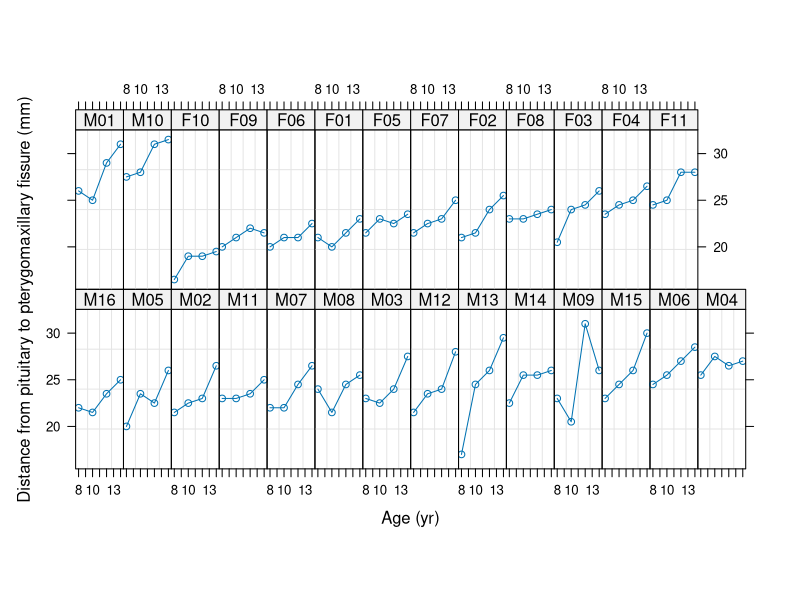
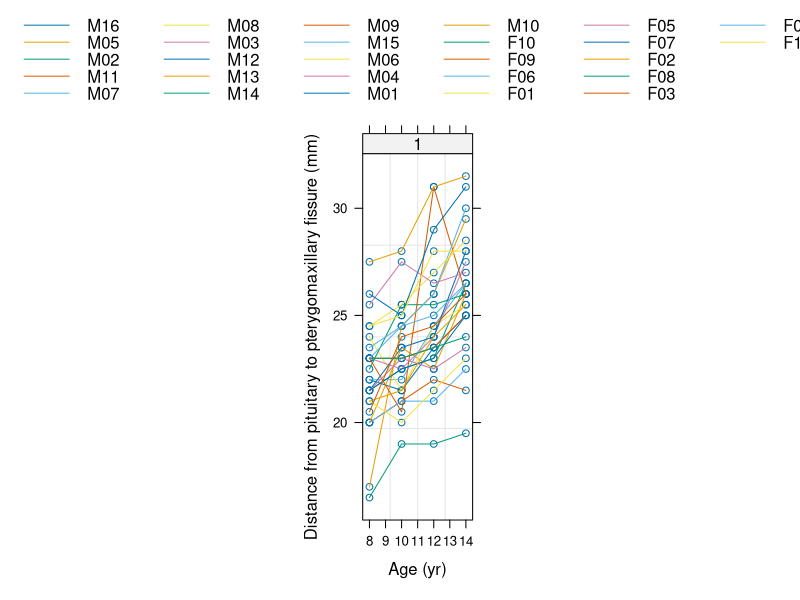
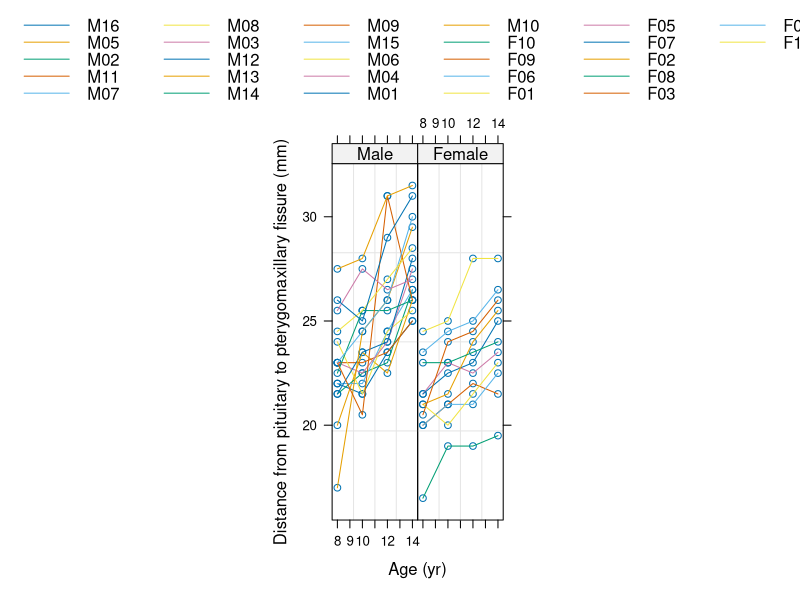
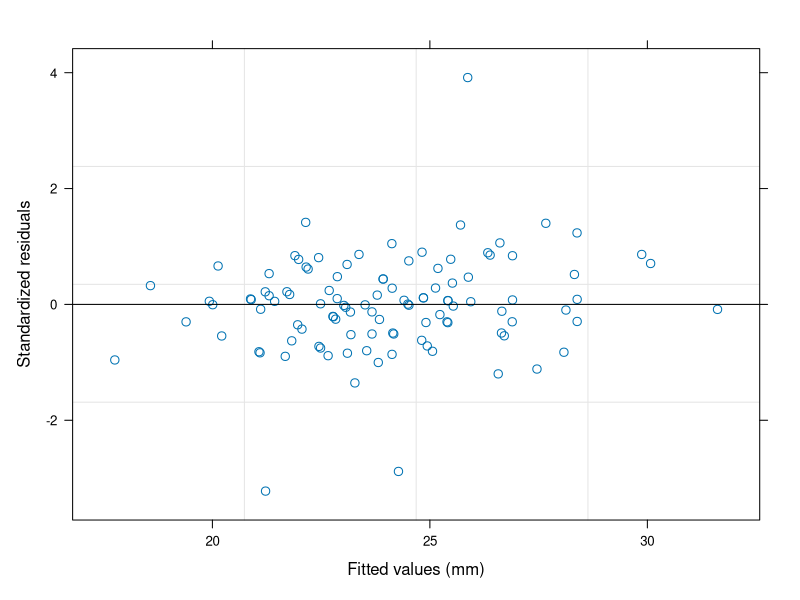
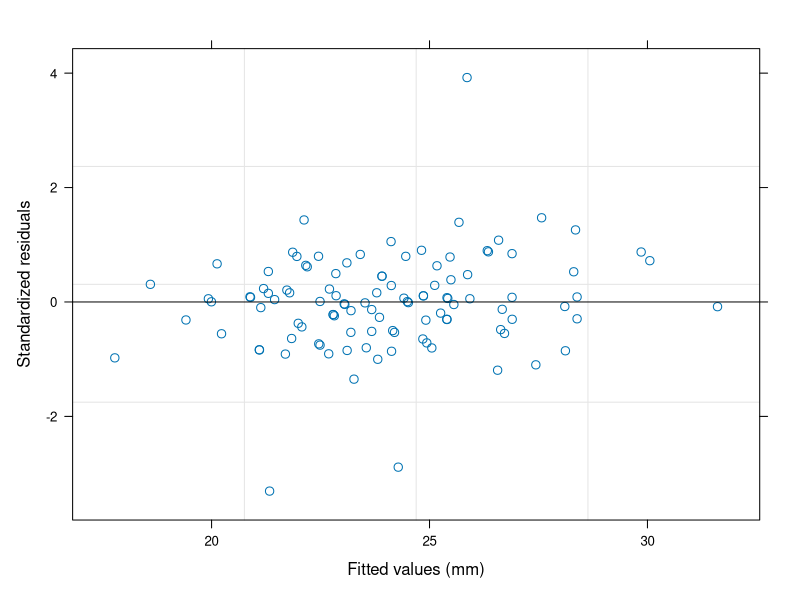
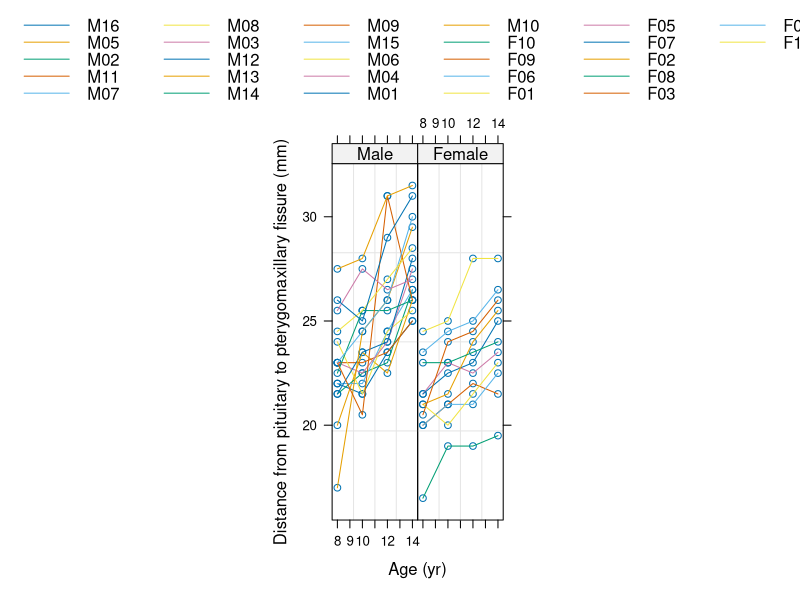

Write the R code that produced these figures, in order.

#Q1
library(nlme)

data("Orthodont")

?Orthodont
summary(Orthodont)
str(Orthodont)
plot(Orthodont)

#Q2?
plot(Orthodont,outer=1)
plot(Orthodont,outer=~Sex)

#Q3
fit.lme<- lme(distance~age,data=Orthodont,random=~age)

fit.lme
summary(fit.lme)
plot(fit.lme)

(0.7752460/16.761111)*100

#Q4
fit.lme2<- lme(distance~age,data=Orthodont,random=~age,method="ML")
#ou
fit.lme2<- update(fit.lme,method="ML")

fit.lme2
summary(fit.lme2)
plot(fit.lme2)

#Q5
plot(Orthodont,outer=~Sex)

fit.sex<- lme(distance~age*Sex,data=Orthodont,random=~age,method="ML")
#ou
# fit.sex<-update(fit.lme2,fixed=distance*Sex)

summary(fit.sex)

anova(fit.lme2,fit.sex)

#Q6
fit.mat<- lme(distance~age*Sex,data=Orthodont,random=pdDiag(~age),method="ML")
summary(fit.mat)
anova(fit.sex,fit.mat)

#Q7
fit1<-update(fit.mat,weights=varPower(fixed=list(power=1)))
fit2<-update(fit.mat,weights=varConstPower(fixed = list(power=1)))
summary(fit1)
summary(fit2)
anova(fit1,fit2)


resid(fit.lme,level=1,type= "pearson")













